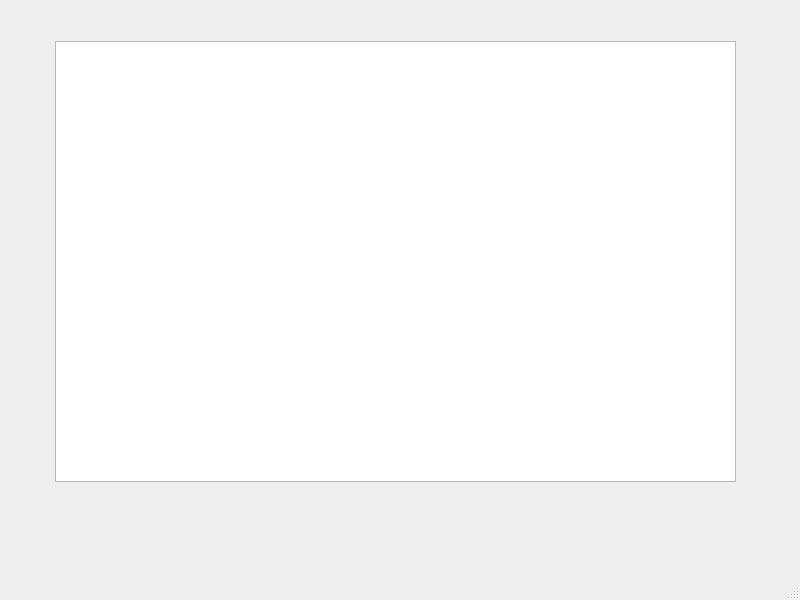
<?xml version="1.0" encoding="UTF-8"?>
<ui version="4.0">
 <class>MainWindow</class>
 <widget class="QMainWindow" name="MainWindow">
  <property name="geometry">
   <rect>
    <x>0</x>
    <y>0</y>
    <width>800</width>
    <height>600</height>
   </rect>
  </property>
  <property name="windowTitle">
   <string>MainWindow</string>
  </property>
  <widget class="QWidget" name="centralwidget">
   <widget class="QGraphicsView" name="graphicsView">
    <property name="geometry">
     <rect>
      <x>55</x>
      <y>41</y>
      <width>681</width>
      <height>441</height>
     </rect>
    </property>
   </widget>
  </widget>
  <widget class="QMenuBar" name="menubar">
   <property name="geometry">
    <rect>
     <x>0</x>
     <y>0</y>
     <width>800</width>
     <height>21</height>
    </rect>
   </property>
  </widget>
  <widget class="QStatusBar" name="statusbar"/>
 </widget>
 <resources/>
 <connections/>
</ui>
